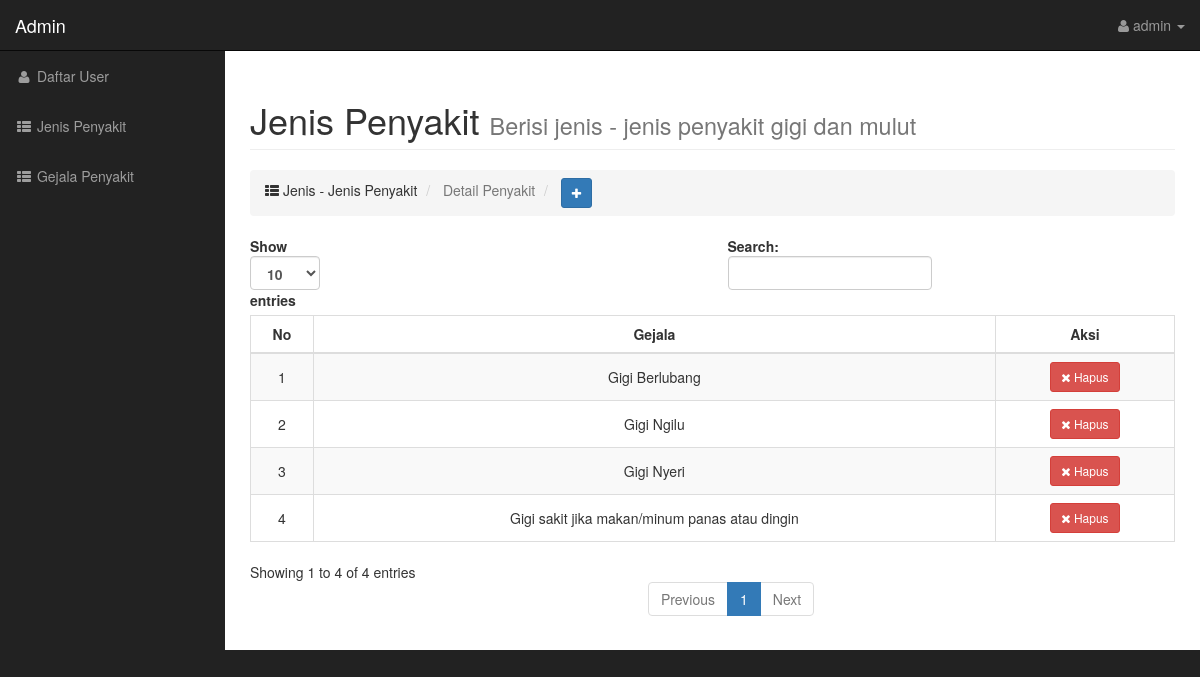
The page /admin/index.php?page=penyakit-detail&id=18 (signed in) on the database its author committed.
### tables this page shows
CREATE TABLE IF NOT EXISTS `penyakit_gejala` (
  `id_penyakit_gejala` int(11) NOT NULL AUTO_INCREMENT,
  `id_jenis_penyakit` int(11) NOT NULL,
  `id_gejala` int(11) NOT NULL,
  PRIMARY KEY (`id_penyakit_gejala`),
  UNIQUE KEY `uq_relasi` (`id_jenis_penyakit`, `id_gejala`),
  KEY `idx_pg_penyakit` (`id_jenis_penyakit`),
  KEY `idx_pg_gejala` (`id_gejala`)
);

CREATE TABLE IF NOT EXISTS `gejala` (
  `id_gejala` int(11) NOT NULL AUTO_INCREMENT,
  `gejala` text NOT NULL,
  PRIMARY KEY (`id_gejala`)
);

### config/helpers.php (called while the page is built, shortened)
<?php
if (!function_exists('e')) {
    function e($value): string
    {
        return htmlspecialchars((string) ($value ?? ''), ENT_QUOTES, 'UTF-8');
    }
}

### admin/penyakit-detail.php (the view, shortened to what this page needs)
<div class="row">
    <div class="col-lg-12">
        <h1 class="page-header">
            Jenis Penyakit <small>Berisi jenis - jenis penyakit gigi dan mulut</small>
        </h1>
        <ol class="breadcrumb">
            <li class="">
                <i class="fa fa-th-list"></i> Jenis - Jenis Penyakit
            </li>
            <li class="active">
                Detail Penyakit
            </li>
            <li>
                <button type="button" class="btn btn-primary btn-sm" data-toggle="modal" data-target="#myModal">
                    <i class="fa fa-plus"></i>
                </button>
            </li>
        </ol>
    </div>
</div>
<?php $id = (int) ($_GET['id'] ?? 0); ?>
<div class="table-responsive">
    <table class="table table-striped table-bordered" id="tabelid" style="width:100%">
        <thead>
            <tr>
                <th style="vertical-align: middle" class="text-center">No</th>
                <th style="vertical-align: middle" class="text-center">Gejala</th>
                <th style="vertical-align: middle" class="text-center">Aksi</th>
            </tr>
        </thead>
        <tbody>
            <?php $no = 1;
             $sql = 'SELECT pg.id_penyakit_gejala, g.gejala FROM jenis_penyakit jp'
                 . ' JOIN penyakit_gejala pg ON jp.id_jenis_penyakit = pg.id_jenis_penyakit'
                 . ' JOIN gejala g ON pg.id_gejala = g.id_gejala'
                 . ' WHERE jp.id_jenis_penyakit = ? ORDER BY g.gejala ASC';
             $stmtDetail = $koneksi->prepare($sql);
             $stmtDetail->bind_param('i', $id);
             $stmtDetail->execute();
             $get = $stmtDetail->get_result(); ?>
            <?php while ($set = $get->fetch_assoc()) : ?>
                <tr>
                    <td style="vertical-align: middle" class="text-center"><?= $no ?></td>
                    <td style="vertical-align: middle" class="text-center"><?= e($set['gejala']) ?></td>
                    <td style="vertical-align: middle" class="text-center">
                        <div class="btn-group-vertical" role="group" aria-label="...">
                            <a href="penyakit-detail-hapus.php?id=<?= (int) $set['id_penyakit_gejala'] ?>&idp=<?= (int) $id ?>" class="btn btn-danger btn-sm" onclick="return confirm('Yakin Hapus')"><i class="fa fa-times"></i> Hapus</a>
                        </div>
                    </td>
                </tr>
            <?php $no++;
             endwhile;
             $stmtDetail->close(); ?>
        </tbody>
    </table>
</div>

### assets/css/sb-admin.css (style rules this page uses)
body { margin-top: 100px; background-color: #222; }
@media (min-width:768px) { body { margin-top: 50px; } }

### rows shown on the page
penyakit_gejala: id_gejala.gejala "Gigi Berlubang"
penyakit_gejala: id_gejala.gejala "Gigi Ngilu"
penyakit_gejala: id_gejala.gejala "Gigi Nyeri"
penyakit_gejala: id_gejala.gejala "Gigi sakit jika makan/minum panas atau dingin"

### other values the page prints
$_SESSION['admin']['user'] "admin"
